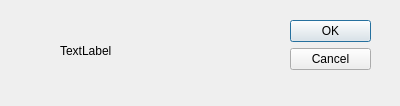
<?xml version="1.0" encoding="UTF-8"?>
<ui version="4.0">
 <class>Dialog</class>
 <widget class="QDialog" name="Dialog">
  <property name="geometry">
   <rect>
    <x>0</x>
    <y>0</y>
    <width>400</width>
    <height>106</height>
   </rect>
  </property>
  <property name="windowTitle">
   <string>Dialog</string>
  </property>
  <widget class="QDialogButtonBox" name="buttonBox">
   <property name="geometry">
    <rect>
     <x>290</x>
     <y>20</y>
     <width>81</width>
     <height>241</height>
    </rect>
   </property>
   <property name="orientation">
    <enum>Qt::Vertical</enum>
   </property>
   <property name="standardButtons">
    <set>QDialogButtonBox::Cancel|QDialogButtonBox::Ok</set>
   </property>
  </widget>
  <widget class="QLabel" name="label">
   <property name="geometry">
    <rect>
     <x>60</x>
     <y>30</y>
     <width>181</width>
     <height>41</height>
    </rect>
   </property>
   <property name="text">
    <string>TextLabel</string>
   </property>
  </widget>
 </widget>
 <resources/>
 <connections>
  <connection>
   <sender>buttonBox</sender>
   <signal>accepted()</signal>
   <receiver>Dialog</receiver>
   <slot>accept()</slot>
   <hints>
    <hint type="sourcelabel">
     <x>248</x>
     <y>254</y>
    </hint>
    <hint type="destinationlabel">
     <x>157</x>
     <y>274</y>
    </hint>
   </hints>
  </connection>
  <connection>
   <sender>buttonBox</sender>
   <signal>rejected()</signal>
   <receiver>Dialog</receiver>
   <slot>reject()</slot>
   <hints>
    <hint type="sourcelabel">
     <x>316</x>
     <y>260</y>
    </hint>
    <hint type="destinationlabel">
     <x>286</x>
     <y>274</y>
    </hint>
   </hints>
  </connection>
 </connections>
</ui>
